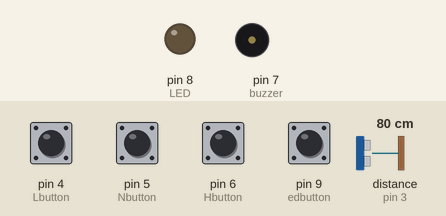
A sketch run on a simulated Arduino Uno, built with avr-gcc and run on an emulated ATmega328P. Parts: output pins drawn as LEDs (lit = HIGH), buzzer (waves = sounding). Wiring (inferred from the names in the program): ultrasonic range finder: trigger pin 2; echo pin 3. Dashed ring = blinking. Inputs (shaded band) come from the test bench; at power-on: pin 4 (Lbutton), pin 5 (Nbutton), pin 6 (Hbutton), pin 9 (edbutton) HIGH, distance to the obstacle (sensor on pin 3) 80 cm. The echo pulse lasts 58.3 µs per cm; pins used as bus, display or sensor lines are not drawn.

Above: at 1.2 s.
1.3 s: distance to the obstacle (sensor on pin 3) set to 23 cm
2.8 s: distance to the obstacle (sensor on pin 3) set to 18 cm
At 3.05 s:
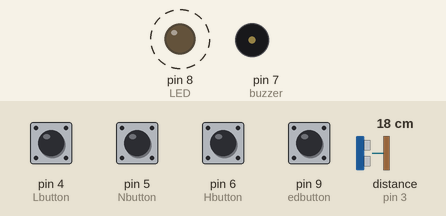
5.8 s: distance to the obstacle (sensor on pin 3) set to 35 cm
At 6.7 s:
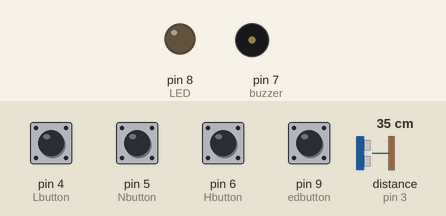
Timing chart, 0 to 8.8 s (numbered marks = the images above; inputs shaded):
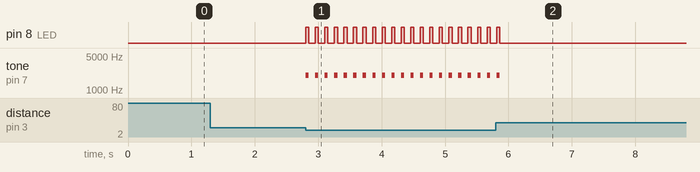

The sketch:

Brake_Sensor_Simulation.ino
```cpp
// Yahya Shabbar

int LED = 8;
int edbutton = 9;
int Hbutton = 6;
int Nbutton = 5;
int Lbutton = 4;
int buzzer = 7;
int dsensortrig = 2;
int dsensorecho = 3;

int fcwsystem = 1;
int distalarm = 20;

void setup() {
  // put your setup code here, to run once:
  Serial.begin(9600);
  pinMode(LED, OUTPUT);
  pinMode(edbutton, INPUT);
  pinMode(Hbutton, INPUT);
  pinMode(Nbutton, INPUT);
  pinMode(Lbutton, INPUT);
  pinMode(dsensortrig, OUTPUT);
  pinMode(dsensorecho, INPUT);
  pinMode(buzzer, INPUT);

  digitalWrite(edbutton, HIGH);
  digitalWrite(Hbutton, HIGH);
  digitalWrite(Nbutton, HIGH);
  digitalWrite(Lbutton, HIGH);

}

void loop() {
  // put your main code here, to run repeatedly:
  int valedbutton;
  int valHbutton;
  int valNbutton;
  int valLbutton;
  float valcm;

  valedbutton = digitalRead(edbutton);
  valHbutton = digitalRead(Hbutton);
  valNbutton = digitalRead(Nbutton);
  valLbutton = digitalRead(Lbutton);

  // Start of if statement
  if (valedbutton == 0){
    if (fcwsystem == 1){
      fcwsystem = 0;
    }
    else {
      fcwsystem = 1;
    }
    delay(500);
  }

  // Start of second if statement
  if (valHbutton == 0){
      distalarm = 30;                 // Distance sound alarm
      delay(500);
  }                                   // End second if statement

  // Else if
  else if (valNbutton == 0){
      distalarm = 20;
      delay(500);
  }

  // Second Else if
  else if (valLbutton == 0){
    distalarm = 10;
    delay(500);
  }

  // If statement for FCW system mode
  if (fcwsystem == 1){
    digitalWrite(dsensortrig, LOW);
    delayMicroseconds(2);
    digitalWrite(dsensortrig, HIGH);
    delayMicroseconds(10);
    digitalWrite(dsensortrig, LOW);

    // Read the ultrasonic wave echo
    valcm = pulseIn(dsensorecho, HIGH) / 58.0;      // Value of distance in cm
    valcm = (int(valcm * 100.0)) / 100.0;           // Value of distance in cm

    // If statement within If statement
    if (valcm >= 0 && valcm <= distalarm){
      digitalWrite(LED, HIGH);
      tone(buzzer, 2000, 50);
      delay(50);
      digitalWrite(LED, LOW);
      delay(100);

      digitalWrite(LED, HIGH);
      tone(buzzer, 2000, 50);
      delay(50);
      digitalWrite(LED, LOW);
      delay(100);

      digitalWrite(LED, HIGH);
      tone(buzzer, 2000, 50);
      delay(50);
      digitalWrite(LED, LOW);
      delay(100);

    }
  }
}
```

Measured:
- the behaviour switches between 21 and 20 cm on distance to the obstacle (sensor on pin 3) (found by bisection; images 0 and 1)
- after the input at 1.3 s, every drawn part: stays the same
- after the input at 2.8 s, pin 8 (LED): alternates HIGH for 0.05 s and LOW for 0.10 s, starting at once; tone on pin 7 (buzzer): alternates 2000 Hz for 0.05 s and silent for 0.10 s, starting at once
- after the input at 5.8 s, pin 8 (LED): goes on until 5.9 s, then stays LOW; tone on pin 7 (buzzer): goes on until 5.9 s, then stays silent
